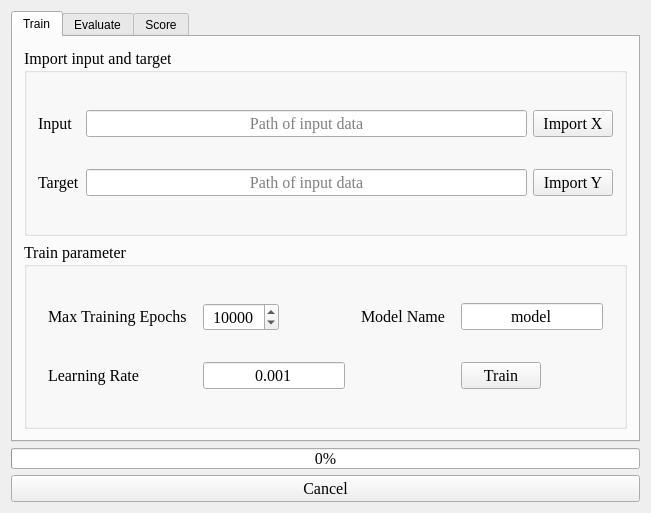
<?xml version="1.0" encoding="UTF-8"?>
<ui version="4.0">
 <class>LShapeAnalyser_multipleClass</class>
 <widget class="QWidget" name="LShapeAnalyser_multipleClass">
  <property name="geometry">
   <rect>
    <x>0</x>
    <y>0</y>
    <width>651</width>
    <height>513</height>
   </rect>
  </property>
  <property name="windowTitle">
   <string>LShapeAnalyser_multiple</string>
  </property>
  <layout class="QGridLayout" name="gridLayout_3">
   <item row="1" column="0">
    <widget class="QProgressBar" name="progressBar">
     <property name="sizePolicy">
      <sizepolicy hsizetype="Minimum" vsizetype="Maximum">
       <horstretch>0</horstretch>
       <verstretch>0</verstretch>
      </sizepolicy>
     </property>
     <property name="font">
      <font>
       <family>Times New Roman</family>
       <pointsize>12</pointsize>
      </font>
     </property>
     <property name="value">
      <number>0</number>
     </property>
    </widget>
   </item>
   <item row="2" column="0">
    <widget class="QPushButton" name="cancelButton">
     <property name="sizePolicy">
      <sizepolicy hsizetype="Minimum" vsizetype="Maximum">
       <horstretch>0</horstretch>
       <verstretch>0</verstretch>
      </sizepolicy>
     </property>
     <property name="font">
      <font>
       <family>Times New Roman</family>
       <pointsize>12</pointsize>
      </font>
     </property>
     <property name="text">
      <string>Cancel</string>
     </property>
    </widget>
   </item>
   <item row="0" column="0">
    <widget class="QTabWidget" name="tabWidget">
     <property name="sizePolicy">
      <sizepolicy hsizetype="Preferred" vsizetype="Preferred">
       <horstretch>0</horstretch>
       <verstretch>0</verstretch>
      </sizepolicy>
     </property>
     <property name="currentIndex">
      <number>0</number>
     </property>
     <widget class="QWidget" name="trainTab">
      <attribute name="title">
       <string>Train</string>
      </attribute>
      <layout class="QVBoxLayout" name="verticalLayout_2">
       <item>
        <widget class="QGroupBox" name="importXyBox">
         <property name="font">
          <font>
           <family>Times New Roman</family>
           <pointsize>12</pointsize>
          </font>
         </property>
         <property name="title">
          <string>Import input and target</string>
         </property>
         <layout class="QGridLayout" name="gridLayout">
          <item row="0" column="0">
           <widget class="QLabel" name="inputLabel">
            <property name="sizePolicy">
             <sizepolicy hsizetype="Maximum" vsizetype="Maximum">
              <horstretch>0</horstretch>
              <verstretch>0</verstretch>
             </sizepolicy>
            </property>
            <property name="font">
             <font>
              <family>Times New Roman</family>
              <pointsize>12</pointsize>
             </font>
            </property>
            <property name="text">
             <string>Input</string>
            </property>
           </widget>
          </item>
          <item row="0" column="1">
           <widget class="QLineEdit" name="xPathLineEdit">
            <property name="sizePolicy">
             <sizepolicy hsizetype="Minimum" vsizetype="Minimum">
              <horstretch>0</horstretch>
              <verstretch>0</verstretch>
             </sizepolicy>
            </property>
            <property name="font">
             <font>
              <family>Times New Roman</family>
              <pointsize>12</pointsize>
             </font>
            </property>
            <property name="alignment">
             <set>Qt::AlignCenter</set>
            </property>
            <property name="readOnly">
             <bool>true</bool>
            </property>
            <property name="placeholderText">
             <string>Path of input data</string>
            </property>
           </widget>
          </item>
          <item row="0" column="2">
           <widget class="QPushButton" name="importXButton">
            <property name="sizePolicy">
             <sizepolicy hsizetype="Maximum" vsizetype="Maximum">
              <horstretch>0</horstretch>
              <verstretch>0</verstretch>
             </sizepolicy>
            </property>
            <property name="font">
             <font>
              <family>Times New Roman</family>
              <pointsize>12</pointsize>
             </font>
            </property>
            <property name="text">
             <string>Import X</string>
            </property>
           </widget>
          </item>
          <item row="1" column="0">
           <widget class="QLabel" name="targetLabel">
            <property name="sizePolicy">
             <sizepolicy hsizetype="Maximum" vsizetype="Maximum">
              <horstretch>0</horstretch>
              <verstretch>0</verstretch>
             </sizepolicy>
            </property>
            <property name="font">
             <font>
              <family>Times New Roman</family>
              <pointsize>12</pointsize>
             </font>
            </property>
            <property name="text">
             <string>Target</string>
            </property>
           </widget>
          </item>
          <item row="1" column="1">
           <widget class="QLineEdit" name="yPathLineEdit">
            <property name="sizePolicy">
             <sizepolicy hsizetype="Minimum" vsizetype="Minimum">
              <horstretch>0</horstretch>
              <verstretch>0</verstretch>
             </sizepolicy>
            </property>
            <property name="font">
             <font>
              <family>Times New Roman</family>
              <pointsize>12</pointsize>
             </font>
            </property>
            <property name="alignment">
             <set>Qt::AlignCenter</set>
            </property>
            <property name="readOnly">
             <bool>true</bool>
            </property>
            <property name="placeholderText">
             <string>Path of input data</string>
            </property>
           </widget>
          </item>
          <item row="1" column="2">
           <widget class="QPushButton" name="importYButton">
            <property name="sizePolicy">
             <sizepolicy hsizetype="Maximum" vsizetype="Maximum">
              <horstretch>0</horstretch>
              <verstretch>0</verstretch>
             </sizepolicy>
            </property>
            <property name="font">
             <font>
              <family>Times New Roman</family>
              <pointsize>12</pointsize>
             </font>
            </property>
            <property name="text">
             <string>Import Y</string>
            </property>
           </widget>
          </item>
         </layout>
        </widget>
       </item>
       <item>
        <widget class="QGroupBox" name="trainParameterBox">
         <property name="font">
          <font>
           <family>Times New Roman</family>
           <pointsize>12</pointsize>
          </font>
         </property>
         <property name="title">
          <string>Train parameter</string>
         </property>
         <layout class="QGridLayout" name="gridLayout_2">
          <item row="0" column="0">
           <widget class="QLabel" name="epochLabel">
            <property name="sizePolicy">
             <sizepolicy hsizetype="Maximum" vsizetype="Maximum">
              <horstretch>0</horstretch>
              <verstretch>0</verstretch>
             </sizepolicy>
            </property>
            <property name="font">
             <font>
              <family>Times New Roman</family>
              <pointsize>12</pointsize>
             </font>
            </property>
            <property name="text">
             <string>Max Training Epochs</string>
            </property>
           </widget>
          </item>
          <item row="0" column="1">
           <widget class="QSpinBox" name="epochSpinBox">
            <property name="sizePolicy">
             <sizepolicy hsizetype="Maximum" vsizetype="Maximum">
              <horstretch>0</horstretch>
              <verstretch>0</verstretch>
             </sizepolicy>
            </property>
            <property name="layoutDirection">
             <enum>Qt::LeftToRight</enum>
            </property>
            <property name="alignment">
             <set>Qt::AlignCenter</set>
            </property>
            <property name="minimum">
             <number>1</number>
            </property>
            <property name="maximum">
             <number>999999</number>
            </property>
            <property name="value">
             <number>10000</number>
            </property>
           </widget>
          </item>
          <item row="0" column="2">
           <widget class="QLabel" name="modelNameLabel">
            <property name="sizePolicy">
             <sizepolicy hsizetype="Maximum" vsizetype="Maximum">
              <horstretch>0</horstretch>
              <verstretch>0</verstretch>
             </sizepolicy>
            </property>
            <property name="font">
             <font>
              <family>Times New Roman</family>
              <pointsize>12</pointsize>
             </font>
            </property>
            <property name="text">
             <string>Model Name</string>
            </property>
           </widget>
          </item>
          <item row="0" column="3">
           <widget class="QLineEdit" name="modelNameLineEdit">
            <property name="sizePolicy">
             <sizepolicy hsizetype="Maximum" vsizetype="Maximum">
              <horstretch>0</horstretch>
              <verstretch>0</verstretch>
             </sizepolicy>
            </property>
            <property name="text">
             <string>model</string>
            </property>
            <property name="echoMode">
             <enum>QLineEdit::Normal</enum>
            </property>
            <property name="alignment">
             <set>Qt::AlignCenter</set>
            </property>
            <property name="placeholderText">
             <string>Input here</string>
            </property>
           </widget>
          </item>
          <item row="1" column="0">
           <widget class="QLabel" name="lrLabel">
            <property name="sizePolicy">
             <sizepolicy hsizetype="Maximum" vsizetype="Maximum">
              <horstretch>0</horstretch>
              <verstretch>0</verstretch>
             </sizepolicy>
            </property>
            <property name="font">
             <font>
              <family>Times New Roman</family>
              <pointsize>12</pointsize>
             </font>
            </property>
            <property name="text">
             <string>Learning Rate</string>
            </property>
           </widget>
          </item>
          <item row="1" column="1">
           <widget class="QLineEdit" name="lrLineEdit">
            <property name="sizePolicy">
             <sizepolicy hsizetype="Maximum" vsizetype="Maximum">
              <horstretch>0</horstretch>
              <verstretch>0</verstretch>
             </sizepolicy>
            </property>
            <property name="text">
             <string>0.001</string>
            </property>
            <property name="echoMode">
             <enum>QLineEdit::Normal</enum>
            </property>
            <property name="alignment">
             <set>Qt::AlignCenter</set>
            </property>
           </widget>
          </item>
          <item row="1" column="3">
           <widget class="QPushButton" name="trainButton">
            <property name="sizePolicy">
             <sizepolicy hsizetype="Maximum" vsizetype="Maximum">
              <horstretch>0</horstretch>
              <verstretch>0</verstretch>
             </sizepolicy>
            </property>
            <property name="font">
             <font>
              <family>Times New Roman</family>
              <pointsize>12</pointsize>
             </font>
            </property>
            <property name="text">
             <string>Train</string>
            </property>
           </widget>
          </item>
         </layout>
        </widget>
       </item>
      </layout>
     </widget>
     <widget class="QWidget" name="evaluateTab">
      <attribute name="title">
       <string>Evaluate</string>
      </attribute>
      <layout class="QGridLayout" name="gridLayout_4">
       <item row="1" column="2" rowspan="2">
        <widget class="QTextEdit" name="showPartTextEdit">
         <property name="sizePolicy">
          <sizepolicy hsizetype="MinimumExpanding" vsizetype="Maximum">
           <horstretch>0</horstretch>
           <verstretch>0</verstretch>
          </sizepolicy>
         </property>
         <property name="font">
          <font>
           <family>Times New Roman</family>
           <pointsize>12</pointsize>
          </font>
         </property>
        </widget>
       </item>
       <item row="0" column="2">
        <widget class="QTableWidget" name="resultTable">
         <property name="sizePolicy">
          <sizepolicy hsizetype="MinimumExpanding" vsizetype="Minimum">
           <horstretch>0</horstretch>
           <verstretch>0</verstretch>
          </sizepolicy>
         </property>
        </widget>
       </item>
       <item row="0" column="1" rowspan="3">
        <widget class="QGroupBox" name="evaluateParameterBox">
         <property name="font">
          <font>
           <family>Times New Roman</family>
           <pointsize>12</pointsize>
          </font>
         </property>
         <property name="title">
          <string>Evaluate parameter</string>
         </property>
         <layout class="QFormLayout" name="formLayout">
          <item row="0" column="0">
           <widget class="QLabel" name="testTimeLabel">
            <property name="sizePolicy">
             <sizepolicy hsizetype="Maximum" vsizetype="Maximum">
              <horstretch>0</horstretch>
              <verstretch>0</verstretch>
             </sizepolicy>
            </property>
            <property name="font">
             <font>
              <family>Times New Roman</family>
              <pointsize>12</pointsize>
             </font>
            </property>
            <property name="text">
             <string>Test times</string>
            </property>
           </widget>
          </item>
          <item row="0" column="1">
           <widget class="QSpinBox" name="testTimesSpinBox">
            <property name="sizePolicy">
             <sizepolicy hsizetype="Maximum" vsizetype="Maximum">
              <horstretch>0</horstretch>
              <verstretch>0</verstretch>
             </sizepolicy>
            </property>
            <property name="font">
             <font>
              <family>Times New Roman</family>
              <pointsize>12</pointsize>
             </font>
            </property>
            <property name="alignment">
             <set>Qt::AlignRight|Qt::AlignTrailing|Qt::AlignVCenter</set>
            </property>
            <property name="minimum">
             <number>1</number>
            </property>
            <property name="maximum">
             <number>999999</number>
            </property>
           </widget>
          </item>
          <item row="17" column="1">
           <widget class="QPushButton" name="evaluateButton">
            <property name="sizePolicy">
             <sizepolicy hsizetype="Maximum" vsizetype="Maximum">
              <horstretch>0</horstretch>
              <verstretch>0</verstretch>
             </sizepolicy>
            </property>
            <property name="font">
             <font>
              <family>Times New Roman</family>
              <pointsize>12</pointsize>
             </font>
            </property>
            <property name="text">
             <string>Evaluate</string>
            </property>
           </widget>
          </item>
          <item row="4" column="1">
           <widget class="QLineEdit" name="displayIncreLineEdit">
            <property name="sizePolicy">
             <sizepolicy hsizetype="Maximum" vsizetype="Maximum">
              <horstretch>0</horstretch>
              <verstretch>0</verstretch>
             </sizepolicy>
            </property>
            <property name="font">
             <font>
              <family>Times New Roman</family>
              <pointsize>12</pointsize>
             </font>
            </property>
            <property name="text">
             <string>0.25</string>
            </property>
            <property name="alignment">
             <set>Qt::AlignCenter</set>
            </property>
           </widget>
          </item>
          <item row="4" column="0">
           <widget class="QLabel" name="displayIncreLabel">
            <property name="sizePolicy">
             <sizepolicy hsizetype="Maximum" vsizetype="Maximum">
              <horstretch>0</horstretch>
              <verstretch>0</verstretch>
             </sizepolicy>
            </property>
            <property name="font">
             <font>
              <family>Times New Roman</family>
              <pointsize>12</pointsize>
             </font>
            </property>
            <property name="text">
             <string>Display increment</string>
            </property>
           </widget>
          </item>
          <item row="2" column="0">
           <widget class="QLabel" name="discreIncreLabel">
            <property name="sizePolicy">
             <sizepolicy hsizetype="Maximum" vsizetype="Maximum">
              <horstretch>0</horstretch>
              <verstretch>0</verstretch>
             </sizepolicy>
            </property>
            <property name="font">
             <font>
              <family>Times New Roman</family>
              <pointsize>12</pointsize>
             </font>
            </property>
            <property name="text">
             <string>Discretization increment</string>
            </property>
           </widget>
          </item>
          <item row="2" column="1">
           <widget class="QLineEdit" name="discreIncreLineEdit">
            <property name="sizePolicy">
             <sizepolicy hsizetype="Maximum" vsizetype="Maximum">
              <horstretch>0</horstretch>
              <verstretch>0</verstretch>
             </sizepolicy>
            </property>
            <property name="font">
             <font>
              <family>Times New Roman</family>
              <pointsize>12</pointsize>
             </font>
            </property>
            <property name="text">
             <string>0.25</string>
            </property>
            <property name="alignment">
             <set>Qt::AlignCenter</set>
            </property>
           </widget>
          </item>
          <item row="6" column="0">
           <widget class="QLabel" name="lowerLimitLabel">
            <property name="sizePolicy">
             <sizepolicy hsizetype="Maximum" vsizetype="Maximum">
              <horstretch>0</horstretch>
              <verstretch>0</verstretch>
             </sizepolicy>
            </property>
            <property name="font">
             <font>
              <family>Times New Roman</family>
              <pointsize>12</pointsize>
             </font>
            </property>
            <property name="text">
             <string>Lower limit of  value</string>
            </property>
           </widget>
          </item>
          <item row="6" column="1">
           <widget class="QLineEdit" name="lowerLimitLineEdit">
            <property name="sizePolicy">
             <sizepolicy hsizetype="Maximum" vsizetype="Maximum">
              <horstretch>0</horstretch>
              <verstretch>0</verstretch>
             </sizepolicy>
            </property>
            <property name="font">
             <font>
              <family>Times New Roman</family>
              <pointsize>12</pointsize>
             </font>
            </property>
            <property name="text">
             <string>0</string>
            </property>
            <property name="alignment">
             <set>Qt::AlignCenter</set>
            </property>
           </widget>
          </item>
          <item row="8" column="1">
           <widget class="QLineEdit" name="upperLimitLineEdit">
            <property name="sizePolicy">
             <sizepolicy hsizetype="Maximum" vsizetype="Maximum">
              <horstretch>0</horstretch>
              <verstretch>0</verstretch>
             </sizepolicy>
            </property>
            <property name="font">
             <font>
              <family>Times New Roman</family>
              <pointsize>12</pointsize>
             </font>
            </property>
            <property name="text">
             <string>9</string>
            </property>
            <property name="alignment">
             <set>Qt::AlignCenter</set>
            </property>
           </widget>
          </item>
          <item row="8" column="0">
           <widget class="QLabel" name="upperLimitLabel">
            <property name="sizePolicy">
             <sizepolicy hsizetype="Maximum" vsizetype="Maximum">
              <horstretch>0</horstretch>
              <verstretch>0</verstretch>
             </sizepolicy>
            </property>
            <property name="font">
             <font>
              <family>Times New Roman</family>
              <pointsize>12</pointsize>
             </font>
            </property>
            <property name="text">
             <string>Upper limit of  value</string>
            </property>
           </widget>
          </item>
          <item row="10" column="1">
           <widget class="QComboBox" name="selectModelComboBox">
            <property name="sizePolicy">
             <sizepolicy hsizetype="Maximum" vsizetype="Maximum">
              <horstretch>0</horstretch>
              <verstretch>0</verstretch>
             </sizepolicy>
            </property>
           </widget>
          </item>
          <item row="10" column="0">
           <widget class="QLabel" name="selectModelLabel">
            <property name="sizePolicy">
             <sizepolicy hsizetype="Maximum" vsizetype="Maximum">
              <horstretch>0</horstretch>
              <verstretch>0</verstretch>
             </sizepolicy>
            </property>
            <property name="font">
             <font>
              <family>Times New Roman</family>
              <pointsize>12</pointsize>
             </font>
            </property>
            <property name="text">
             <string>Select model</string>
            </property>
            <property name="alignment">
             <set>Qt::AlignCenter</set>
            </property>
           </widget>
          </item>
         </layout>
        </widget>
       </item>
      </layout>
     </widget>
     <widget class="QWidget" name="scoreTab">
      <attribute name="title">
       <string>Score</string>
      </attribute>
      <layout class="QGridLayout" name="gridLayout_5">
       <item row="1" column="3">
        <widget class="QLabel" name="downLvLabel">
         <property name="sizePolicy">
          <sizepolicy hsizetype="Maximum" vsizetype="Maximum">
           <horstretch>0</horstretch>
           <verstretch>0</verstretch>
          </sizepolicy>
         </property>
         <property name="font">
          <font>
           <family>Times New Roman</family>
           <pointsize>12</pointsize>
          </font>
         </property>
         <property name="text">
          <string>Downsample level</string>
         </property>
        </widget>
       </item>
       <item row="1" column="4">
        <widget class="QSpinBox" name="downLvSpinBox">
         <property name="sizePolicy">
          <sizepolicy hsizetype="Minimum" vsizetype="Maximum">
           <horstretch>0</horstretch>
           <verstretch>0</verstretch>
          </sizepolicy>
         </property>
         <property name="font">
          <font>
           <family>Times New Roman</family>
           <pointsize>12</pointsize>
          </font>
         </property>
         <property name="alignment">
          <set>Qt::AlignCenter</set>
         </property>
         <property name="value">
          <number>4</number>
         </property>
        </widget>
       </item>
       <item row="2" column="3">
        <widget class="QLabel" name="selectScoreModelLabel">
         <property name="sizePolicy">
          <sizepolicy hsizetype="Maximum" vsizetype="Maximum">
           <horstretch>0</horstretch>
           <verstretch>0</verstretch>
          </sizepolicy>
         </property>
         <property name="font">
          <font>
           <family>Times New Roman</family>
           <pointsize>12</pointsize>
          </font>
         </property>
         <property name="text">
          <string>Select model</string>
         </property>
         <property name="alignment">
          <set>Qt::AlignCenter</set>
         </property>
        </widget>
       </item>
       <item row="2" column="4">
        <widget class="QComboBox" name="selectScoreModelComboBox">
         <property name="sizePolicy">
          <sizepolicy hsizetype="Maximum" vsizetype="Maximum">
           <horstretch>0</horstretch>
           <verstretch>0</verstretch>
          </sizepolicy>
         </property>
        </widget>
       </item>
       <item row="2" column="5">
        <widget class="QPushButton" name="startScoreButton">
         <property name="sizePolicy">
          <sizepolicy hsizetype="Maximum" vsizetype="Maximum">
           <horstretch>0</horstretch>
           <verstretch>0</verstretch>
          </sizepolicy>
         </property>
         <property name="font">
          <font>
           <family>Times New Roman</family>
           <pointsize>12</pointsize>
          </font>
         </property>
         <property name="text">
          <string>Start</string>
         </property>
        </widget>
       </item>
       <item row="1" column="0" rowspan="3" colspan="3">
        <widget class="QGroupBox" name="intrinsicsGroupBox">
         <property name="sizePolicy">
          <sizepolicy hsizetype="Maximum" vsizetype="Minimum">
           <horstretch>0</horstretch>
           <verstretch>0</verstretch>
          </sizepolicy>
         </property>
         <property name="font">
          <font>
           <family>Times New Roman</family>
           <pointsize>12</pointsize>
          </font>
         </property>
         <property name="title">
          <string>Camare Intrinsics</string>
         </property>
         <layout class="QGridLayout" name="gridLayout_6">
          <item row="0" column="0">
           <widget class="QLabel" name="fxLabel">
            <property name="sizePolicy">
             <sizepolicy hsizetype="Maximum" vsizetype="Maximum">
              <horstretch>0</horstretch>
              <verstretch>0</verstretch>
             </sizepolicy>
            </property>
            <property name="font">
             <font>
              <family>Times New Roman</family>
              <pointsize>12</pointsize>
             </font>
            </property>
            <property name="text">
             <string>fx</string>
            </property>
           </widget>
          </item>
          <item row="0" column="1">
           <widget class="QLineEdit" name="fxLineEdit">
            <property name="sizePolicy">
             <sizepolicy hsizetype="Maximum" vsizetype="Maximum">
              <horstretch>0</horstretch>
              <verstretch>0</verstretch>
             </sizepolicy>
            </property>
            <property name="text">
             <string>364.032</string>
            </property>
            <property name="echoMode">
             <enum>QLineEdit::Normal</enum>
            </property>
            <property name="alignment">
             <set>Qt::AlignCenter</set>
            </property>
            <property name="placeholderText">
             <string>Input here</string>
            </property>
           </widget>
          </item>
          <item row="0" column="2">
           <widget class="QLabel" name="cxLabel">
            <property name="sizePolicy">
             <sizepolicy hsizetype="Maximum" vsizetype="Maximum">
              <horstretch>0</horstretch>
              <verstretch>0</verstretch>
             </sizepolicy>
            </property>
            <property name="font">
             <font>
              <family>Times New Roman</family>
              <pointsize>12</pointsize>
             </font>
            </property>
            <property name="text">
             <string>cx</string>
            </property>
           </widget>
          </item>
          <item row="0" column="3">
           <widget class="QLineEdit" name="cxLineEdit">
            <property name="sizePolicy">
             <sizepolicy hsizetype="Maximum" vsizetype="Maximum">
              <horstretch>0</horstretch>
              <verstretch>0</verstretch>
             </sizepolicy>
            </property>
            <property name="text">
             <string>258.891</string>
            </property>
            <property name="echoMode">
             <enum>QLineEdit::Normal</enum>
            </property>
            <property name="alignment">
             <set>Qt::AlignCenter</set>
            </property>
            <property name="placeholderText">
             <string>Input here</string>
            </property>
           </widget>
          </item>
          <item row="1" column="0">
           <widget class="QLabel" name="fyLabel">
            <property name="sizePolicy">
             <sizepolicy hsizetype="Maximum" vsizetype="Maximum">
              <horstretch>0</horstretch>
              <verstretch>0</verstretch>
             </sizepolicy>
            </property>
            <property name="font">
             <font>
              <family>Times New Roman</family>
              <pointsize>12</pointsize>
             </font>
            </property>
            <property name="text">
             <string>fy</string>
            </property>
           </widget>
          </item>
          <item row="1" column="1">
           <widget class="QLineEdit" name="fyLineEdit">
            <property name="sizePolicy">
             <sizepolicy hsizetype="Maximum" vsizetype="Maximum">
              <horstretch>0</horstretch>
              <verstretch>0</verstretch>
             </sizepolicy>
            </property>
            <property name="text">
             <string>364.032</string>
            </property>
            <property name="echoMode">
             <enum>QLineEdit::Normal</enum>
            </property>
            <property name="alignment">
             <set>Qt::AlignCenter</set>
            </property>
            <property name="placeholderText">
             <string>Input here</string>
            </property>
           </widget>
          </item>
          <item row="1" column="2">
           <widget class="QLabel" name="cyLabel">
            <property name="sizePolicy">
             <sizepolicy hsizetype="Maximum" vsizetype="Maximum">
              <horstretch>0</horstretch>
              <verstretch>0</verstretch>
             </sizepolicy>
            </property>
            <property name="font">
             <font>
              <family>Times New Roman</family>
              <pointsize>12</pointsize>
             </font>
            </property>
            <property name="text">
             <string>cy</string>
            </property>
           </widget>
          </item>
          <item row="1" column="3">
           <widget class="QLineEdit" name="cyLineEdit">
            <property name="sizePolicy">
             <sizepolicy hsizetype="Maximum" vsizetype="Maximum">
              <horstretch>0</horstretch>
              <verstretch>0</verstretch>
             </sizepolicy>
            </property>
            <property name="text">
             <string>209.32</string>
            </property>
            <property name="echoMode">
             <enum>QLineEdit::Normal</enum>
            </property>
            <property name="alignment">
             <set>Qt::AlignCenter</set>
            </property>
            <property name="placeholderText">
             <string>Input here</string>
            </property>
           </widget>
          </item>
         </layout>
        </widget>
       </item>
       <item row="3" column="3">
        <widget class="QLabel" name="selectScoreModelLabel_2">
         <property name="sizePolicy">
          <sizepolicy hsizetype="Maximum" vsizetype="Maximum">
           <horstretch>0</horstretch>
           <verstretch>0</verstretch>
          </sizepolicy>
         </property>
         <property name="font">
          <font>
           <family>Times New Roman</family>
           <pointsize>12</pointsize>
          </font>
         </property>
         <property name="text">
          <string>Output value</string>
         </property>
         <property name="alignment">
          <set>Qt::AlignCenter</set>
         </property>
        </widget>
       </item>
       <item row="3" column="4">
        <widget class="QLineEdit" name="outputValueLineEdit">
         <property name="sizePolicy">
          <sizepolicy hsizetype="Maximum" vsizetype="Maximum">
           <horstretch>0</horstretch>
           <verstretch>0</verstretch>
          </sizepolicy>
         </property>
        </widget>
       </item>
       <item row="0" column="2">
        <widget class="QGroupBox" name="groupBox">
         <property name="sizePolicy">
          <sizepolicy hsizetype="Minimum" vsizetype="Maximum">
           <horstretch>0</horstretch>
           <verstretch>0</verstretch>
          </sizepolicy>
         </property>
         <property name="font">
          <font>
           <family>Times New Roman</family>
           <pointsize>12</pointsize>
          </font>
         </property>
         <property name="title">
          <string>Depth image folder manage</string>
         </property>
         <layout class="QGridLayout" name="gridLayout_7">
          <item row="1" column="0">
           <widget class="QPushButton" name="importDepthButton">
            <property name="sizePolicy">
             <sizepolicy hsizetype="Maximum" vsizetype="Maximum">
              <horstretch>0</horstretch>
              <verstretch>0</verstretch>
             </sizepolicy>
            </property>
            <property name="font">
             <font>
              <family>Times New Roman</family>
              <pointsize>12</pointsize>
             </font>
            </property>
            <property name="text">
             <string>Import</string>
            </property>
           </widget>
          </item>
          <item row="1" column="1">
           <widget class="QPushButton" name="removeDepthButton">
            <property name="sizePolicy">
             <sizepolicy hsizetype="Maximum" vsizetype="Maximum">
              <horstretch>0</horstretch>
              <verstretch>0</verstretch>
             </sizepolicy>
            </property>
            <property name="font">
             <font>
              <family>Times New Roman</family>
              <pointsize>12</pointsize>
             </font>
            </property>
            <property name="text">
             <string>Remove</string>
            </property>
           </widget>
          </item>
          <item row="0" column="0" colspan="2">
           <widget class="QComboBox" name="depthComboBox">
            <property name="sizePolicy">
             <sizepolicy hsizetype="Minimum" vsizetype="Maximum">
              <horstretch>0</horstretch>
              <verstretch>0</verstretch>
             </sizepolicy>
            </property>
           </widget>
          </item>
         </layout>
        </widget>
       </item>
       <item row="0" column="3" colspan="3">
        <widget class="QGroupBox" name="groupBox_2">
         <property name="sizePolicy">
          <sizepolicy hsizetype="Minimum" vsizetype="Maximum">
           <horstretch>0</horstretch>
           <verstretch>0</verstretch>
          </sizepolicy>
         </property>
         <property name="font">
          <font>
           <family>Times New Roman</family>
           <pointsize>12</pointsize>
          </font>
         </property>
         <property name="title">
          <string>DLC path manage</string>
         </property>
         <layout class="QGridLayout" name="gridLayout_8">
          <item row="1" column="0">
           <widget class="QPushButton" name="importDLCPathButton">
            <property name="sizePolicy">
             <sizepolicy hsizetype="Maximum" vsizetype="Maximum">
              <horstretch>0</horstretch>
              <verstretch>0</verstretch>
             </sizepolicy>
            </property>
            <property name="font">
             <font>
              <family>Times New Roman</family>
              <pointsize>12</pointsize>
             </font>
            </property>
            <property name="text">
             <string>Import</string>
            </property>
           </widget>
          </item>
          <item row="1" column="1">
           <widget class="QPushButton" name="removeDLCPathButton">
            <property name="sizePolicy">
             <sizepolicy hsizetype="Maximum" vsizetype="Maximum">
              <horstretch>0</horstretch>
              <verstretch>0</verstretch>
             </sizepolicy>
            </property>
            <property name="font">
             <font>
              <family>Times New Roman</family>
              <pointsize>12</pointsize>
             </font>
            </property>
            <property name="text">
             <string>Remove</string>
            </property>
           </widget>
          </item>
          <item row="0" column="0" colspan="2">
           <widget class="QComboBox" name="DLCPathComboBox">
            <property name="sizePolicy">
             <sizepolicy hsizetype="Minimum" vsizetype="Maximum">
              <horstretch>0</horstretch>
              <verstretch>0</verstretch>
             </sizepolicy>
            </property>
           </widget>
          </item>
         </layout>
        </widget>
       </item>
      </layout>
     </widget>
    </widget>
   </item>
  </layout>
 </widget>
 <layoutdefault spacing="6" margin="11"/>
 <resources/>
 <connections/>
</ui>
